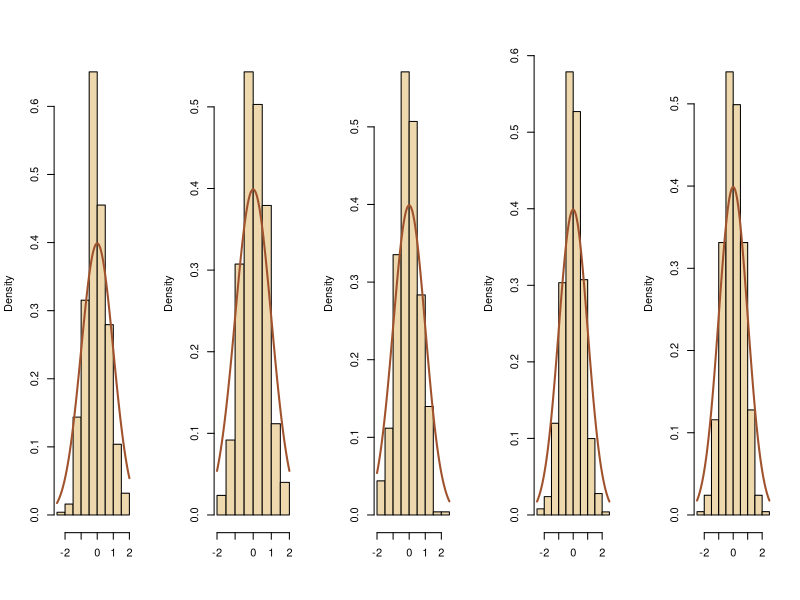
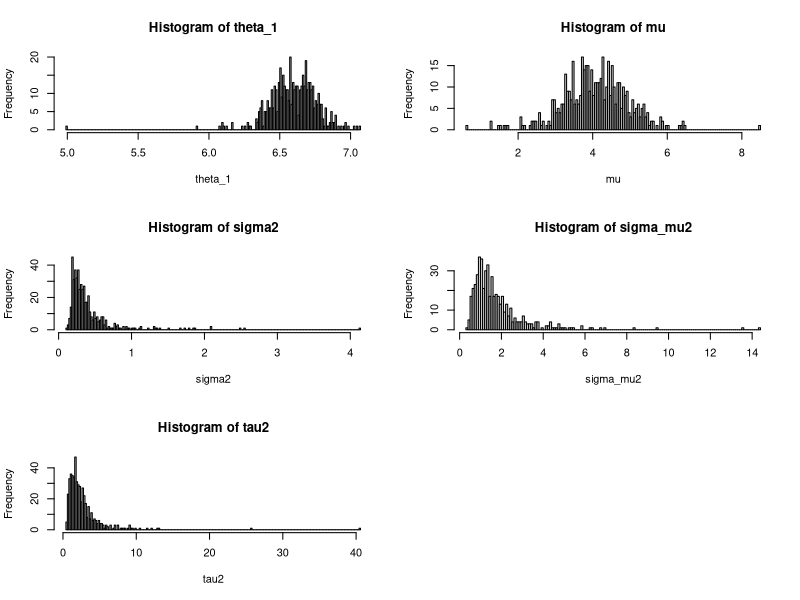

The R script that drew these images, in order:
## ---- chunk 1
knitr::opts_chunk$set(echo = TRUE)
## ---- chunk 2
Nsim <- 500
p <- 5; r <- 0.25

X <- rnorm(p)
cur <- rnorm(p)  # initialize the X (p by 1), each component is N(0, 1) 
for (i in 1:Nsim) {
  for (j in 1:p) {
    m <- sum(cur[-j]) / (p - 1)
    cur[j] <- rnorm(1, mean = (p - 1) * r * m / (1 + (p - 2) * p), 
                    sd  = sqrt((1 + (p - 2) * r - (p - 1) * r^2)) / (1 + (p - 2) * r))
  }
  
  X <- cbind(X ,cur)
}

str(X)  # num [1:5, 1:501]
str(cur)

## ---- chunk 3
par(mfrow=c(1,5))
for (i in 1:p) {
  hist(X[i, ], freq = F, col = "wheat2", xlab = "", main = "")
  curve(dnorm(x), add = T, col = "sienna", lwd = 2)
  
}

## ---- chunk 4
install.packages("MASS")
library(MASS)
## ---- chunk 5
# 1st construct the covariance matrix for rmvnorm
I <- diag(rep(1, p))
J <- matrix(1, nrow = p, ncol = p)
s <- (1-r) * I + r * J
system.time(mvrnorm(500, mu = rep(0, p), Sigma = s))
## ---- chunk 6
x1 <- c(91,504,557,609,693,727,764,803,857,929,970,1043,1089,1195,1384,1713)  # boy data
x2 <- c(91,304,557,409,493,527,564,603,657,729,770,843,889,995,1084,1113)  # girl data

x1 <- log(x1)
x2 <- log(x2)

xbar1 <- mean(x1)  # 6.631066
xbar2 <-mean(x2)  # 6.370477

sd(x1)    # 0.6532516
sd(x2)    # 0.610249

n1 <- length(x1)
n2 <- length(x2)

## ---- chunk 7
a1 <- a2 <- a3 <- 3; b1 <- b2 <- b3 <- 4
mu0 <- 5
Nsim < - 1000

sigma_mu2 <- tau2 <- sigma2 <- mu <- theta_1 <- rep(0, Nsim)


sigma_mu2[1] <- 1 / rgamma(1, shape = a3, rate = b3)
mu[1] <- rnorm(1, mean = mu0, sd = sqrt(sigma_mu2))

tau2[1] <- 1/rgamma(1, shape = a2, rate = b2)
theta_1[1] <- rnorm(1, mu[1], sd = sqrt(tau2[1]))
#theta_2[1] <- rnorm(1, mu[1], sd = sqrt(tau2[1]))
sigma2[1] <- 1/rgamma(1, shape = a1, rate = b1)

for (t in 2:Nsim) {
  B <- sigma2[t-1] / (sigma2[t-1] + n1 * tau2[t-1])
  theta_1[t] <- rnorm(1, B * mu[t-1] + (1-B) * xbar1, sd = sqrt(B * tau2[t-1]))
  #theta_2[t] <- rnorm(1, B * mu[t-1] + (1-B) * xbar2, sd = sqrt(B * tau2[t-1]))
  
  D <- tau2[t-1] /  (tau2[t-1] + 2 * sigma_mu2[t-1])
  theta1_bar <- (n1 * theta_1[t]) / (n1 + n2)
  mu[t] <- rnorm(1, D * mu0 + (1 - D) * theta1_bar, sd = sqrt(D * sigma_mu2[t-1]))
  
  sigma2[t] <- 1/rgamma(1, shape = n1 + a1, rate = 0.5 * sum(x1 - theta_1[t])^2 + b1)
  tau2[t] <- 1/rgamma(1, shape = 1 + a2, rate = 0.5 * sum(theta_1[t] - mu[t])^2 + b2)
  sigma_mu2[t] <- 1/rgamma(1, shape = 0.5 + a3, 0.5 * (mu[t] - mu0)^2 + b3)
  

}

## ---- chunk 8
mean(theta_1)
mean(mu)
mean(sigma2)
mean(sigma_mu2)
mean(tau2)
## ---- chunk 9
par(mfrow = c(3, 2))
hist(theta_1, breaks = 150)
hist(mu, breaks = 150)
hist(sigma2, breaks = 150)
hist(sigma_mu2, breaks = 150)
hist(tau2, breaks = 150)

